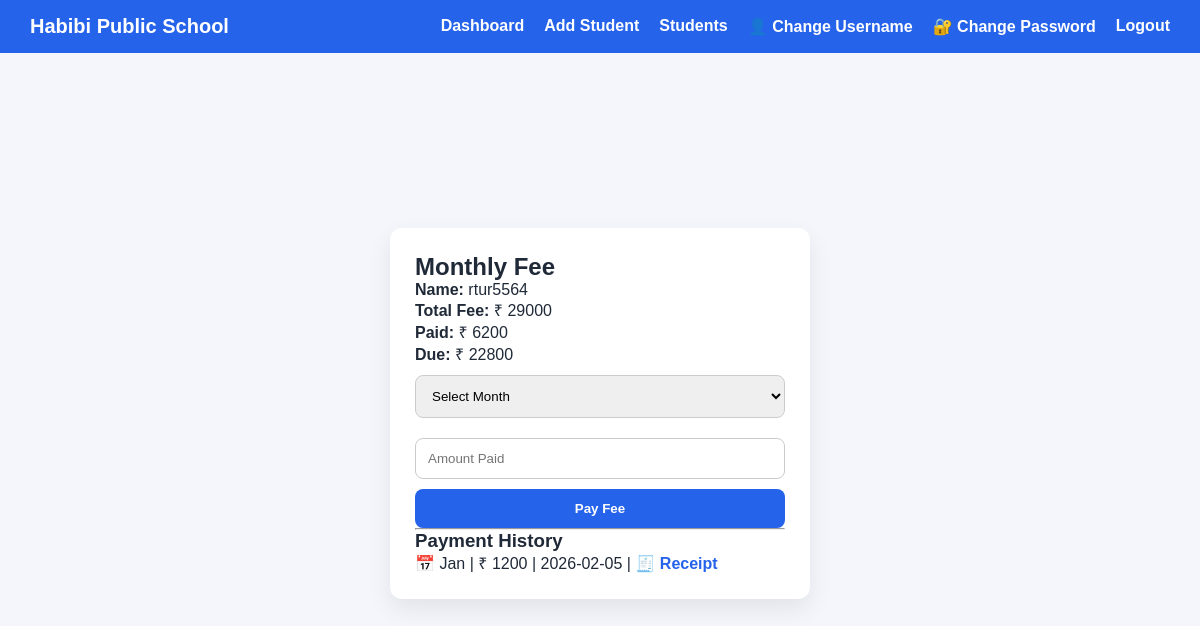
/pay-monthly-fee/4 (signed in), run on the app's committed database.
### tables this page shows
CREATE TABLE students (
            id INTEGER PRIMARY KEY AUTOINCREMENT,
            name TEXT,
            roll TEXT,
            class_name TEXT,
            phone TEXT,
            total_fee INTEGER,
            paid_fee INTEGER
        );

CREATE TABLE fee_payments (
            id INTEGER PRIMARY KEY AUTOINCREMENT,
            student_id INTEGER,
            amount INTEGER,
            month TEXT,
            pay_date TEXT
        );

### app.py (the view, shortened to what this page needs)
@app.route("/pay-monthly-fee/<int:id>", methods=["GET","POST"])
@login_required
def pay_monthly_fee(id):
    conn = get_db()
    student = conn.execute(
        "SELECT * FROM students WHERE id=?",
        (id,)
    ).fetchone()
    error = None
    payments = conn.execute(
        "SELECT * FROM fee_payments WHERE student_id=?",
        (id,)
    ).fetchall()
    conn.close()
    return render_template(
        "monthly_fee.html",
        student=student,
        payments=payments,
        error=error,
        months=MONTHS
    )

### app.py (called while the page is built)
def get_db():
    conn = sqlite3.connect("database.db")
    conn.row_factory = sqlite3.Row
    return conn

def login_required(f):
    @wraps(f)
    def decorated(*args, **kwargs):
        if "admin" not in session:
            return redirect(url_for("login"))
        return f(*args, **kwargs)
    return decorated

### templates/monthly_fee.html (shortened to what this page needs)
<!DOCTYPE html>
<html>
<head>
  <link rel="stylesheet" href="/static/style.css">
</head>
<body>
{% include "navbar.html" %}
<div class="center">
  <div class="card" style="width:420px;">
    <h2>Monthly Fee</h2>
    <p><b>Name:</b> {{ student.name }}</p>
    <p><b>Total Fee:</b> ₹ {{ student.total_fee }}</p>
    <p><b>Paid:</b> ₹ {{ student.paid_fee }}</p>
    <p><b>Due:</b> ₹ {{ student.total_fee - student.paid_fee }}</p>
    <form method="POST">
<select name="month" required>
  <option value="">Select Month</option>
</select>
      <input type="number" name="amount" placeholder="Amount Paid" required>
      <button type="submit">Pay Fee</button>
    </form>
    <hr>
    <h3>Payment History</h3>
    {% for p in payments %}
  <p>
    📅 {{ p.month }} |
    ₹ {{ p.amount }} |
    {{ p.pay_date }} |
    <a href="/monthly-receipt/{{ p.id }}" target="_blank">🧾 Receipt</a>
  </p>
{% else %}
  <p>No payments yet</p>
{% endfor %}
  </div>
</div>
</body>
</html>

### static/style.css (style rules this page uses)
* { margin: 0; padding: 0; box-sizing: border-box; font-family: Arial, sans-serif; }
body { background: #f4f6fb; color: #1f2937; }
.center { display: flex; justify-content: center; align-items: center; min-height: calc(100vh - 80px); }
.card { background: white; padding: 25px; width: 320px; border-radius: 12px; box-shadow: 0 10px 25px rgba(0,0,0,0.08); }
input, select { width: 100%; padding: 12px; margin: 10px 0; border-radius: 8px; border: 1px solid #ccc; }
button { width: 100%; padding: 12px; background: #2563eb; color: white; border: none; border-radius: 8px; font-weight: bold; cursor: pointer; }
a { color: #2563eb; text-decoration: none; font-weight: 600; }

### data on the page
students: name "rtur5564", total_fee "29000", paid_fee "6200", student.total_fee-student.paid_fee "22800"
fee_payments: month "Jan", amount "1200", pay_date "2026-02-05"
